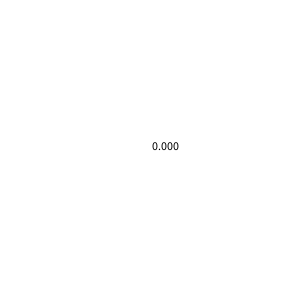
Frame 1 (no input)
Frame 60 (the mouse pressed at the canvas centre just before this capture): identical to frame 1, image omitted
Frame 120 (the mouse held since frame 60 and released just before this capture): identical to frame 1, image omitted

The Processing sketch that drew this single still picture (run headless with seeded random() and noise(); from frame 60 on, the mouse is pressed at the canvas centre):

// Processing sketch: MouseRobotDistance
// ── MouseRobotDistance.pde
PGraphics pg;
void setup() {
  size(300, 300);
}
float x;
boolean moved= false;
void draw() {
  background(-1); 
  if (moved)x+=dx;
  fill(0);
  text(x, width>>1, height>>1);
}
float dx=0;
void mouseDragged() {
  dx = mouseX-pmouseX;
  moved = true;
}
void mouseReleased() {
  moved = false;
}
